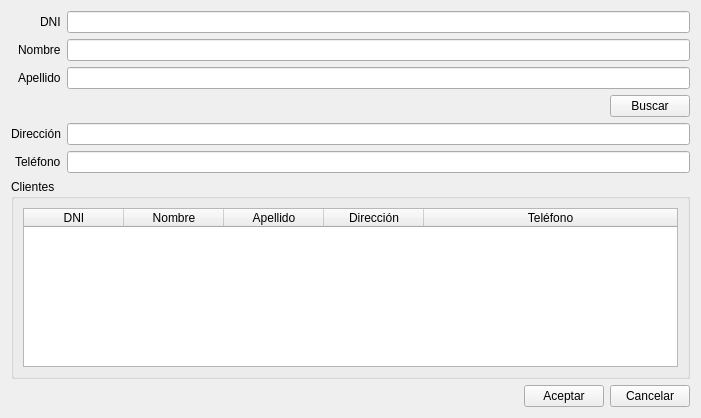
<?xml version="1.0" encoding="UTF-8"?>
<ui version="4.0">
 <class>vtnCliente</class>
 <widget class="QWidget" name="vtnCliente">
  <property name="geometry">
   <rect>
    <x>0</x>
    <y>0</y>
    <width>701</width>
    <height>418</height>
   </rect>
  </property>
  <property name="windowTitle">
   <string>Form</string>
  </property>
  <layout class="QFormLayout" name="formLayout">
   <property name="fieldGrowthPolicy">
    <enum>QFormLayout::AllNonFixedFieldsGrow</enum>
   </property>
   <property name="labelAlignment">
    <set>Qt::AlignRight|Qt::AlignTrailing|Qt::AlignVCenter</set>
   </property>
   <item row="0" column="0">
    <widget class="QLabel" name="label_2">
     <property name="text">
      <string>DNI</string>
     </property>
    </widget>
   </item>
   <item row="0" column="1">
    <widget class="QLineEdit" name="lineDni">
     <property name="accessibleDescription">
      <string>dni</string>
     </property>
    </widget>
   </item>
   <item row="1" column="0">
    <widget class="QLabel" name="label_5">
     <property name="text">
      <string>Nombre</string>
     </property>
    </widget>
   </item>
   <item row="1" column="1">
    <widget class="QLineEdit" name="lineNombre">
     <property name="accessibleDescription">
      <string>nya</string>
     </property>
    </widget>
   </item>
   <item row="2" column="0">
    <widget class="QLabel" name="label">
     <property name="text">
      <string>Apellido</string>
     </property>
    </widget>
   </item>
   <item row="2" column="1">
    <widget class="QLineEdit" name="lineApellido">
     <property name="accessibleDescription">
      <string>nya</string>
     </property>
    </widget>
   </item>
   <item row="4" column="0">
    <widget class="QLabel" name="label_3">
     <property name="text">
      <string>Dirección</string>
     </property>
    </widget>
   </item>
   <item row="4" column="1">
    <widget class="QLineEdit" name="lineDireccion">
     <property name="accessibleDescription">
      <string>direccion</string>
     </property>
    </widget>
   </item>
   <item row="7" column="0" colspan="2">
    <widget class="QGroupBox" name="groupBuscar">
     <property name="title">
      <string>Clientes</string>
     </property>
     <layout class="QVBoxLayout" name="verticalLayout">
      <item>
       <widget class="QTableWidget" name="tableClientes">
        <property name="editTriggers">
         <set>QAbstractItemView::NoEditTriggers</set>
        </property>
        <property name="selectionMode">
         <enum>QAbstractItemView::SingleSelection</enum>
        </property>
        <property name="selectionBehavior">
         <enum>QAbstractItemView::SelectRows</enum>
        </property>
        <attribute name="horizontalHeaderStretchLastSection">
         <bool>true</bool>
        </attribute>
        <column>
         <property name="text">
          <string>DNI</string>
         </property>
        </column>
        <column>
         <property name="text">
          <string>Nombre</string>
         </property>
        </column>
        <column>
         <property name="text">
          <string>Apellido</string>
         </property>
        </column>
        <column>
         <property name="text">
          <string>Dirección</string>
         </property>
        </column>
        <column>
         <property name="text">
          <string>Teléfono</string>
         </property>
        </column>
       </widget>
      </item>
     </layout>
    </widget>
   </item>
   <item row="8" column="0" colspan="2">
    <layout class="QHBoxLayout" name="horizontalLayout">
     <item>
      <spacer name="horizontalSpacer">
       <property name="orientation">
        <enum>Qt::Horizontal</enum>
       </property>
       <property name="sizeHint" stdset="0">
        <size>
         <width>40</width>
         <height>20</height>
        </size>
       </property>
      </spacer>
     </item>
     <item>
      <widget class="QPushButton" name="btnAceptar">
       <property name="text">
        <string>Aceptar</string>
       </property>
      </widget>
     </item>
     <item>
      <widget class="QPushButton" name="btnCancelar">
       <property name="text">
        <string>Cancelar</string>
       </property>
      </widget>
     </item>
    </layout>
   </item>
   <item row="5" column="1">
    <widget class="QLineEdit" name="lineTelefono">
     <property name="enabled">
      <bool>true</bool>
     </property>
     <property name="accessibleDescription">
      <string>telefono</string>
     </property>
    </widget>
   </item>
   <item row="5" column="0">
    <widget class="QLabel" name="label_4">
     <property name="text">
      <string>Teléfono</string>
     </property>
    </widget>
   </item>
   <item row="3" column="1">
    <layout class="QHBoxLayout" name="horizontalLayout_2">
     <item>
      <spacer name="horizontalSpacer_2">
       <property name="orientation">
        <enum>Qt::Horizontal</enum>
       </property>
       <property name="sizeHint" stdset="0">
        <size>
         <width>40</width>
         <height>20</height>
        </size>
       </property>
      </spacer>
     </item>
     <item>
      <widget class="QPushButton" name="btnBuscar">
       <property name="text">
        <string>Buscar</string>
       </property>
      </widget>
     </item>
    </layout>
   </item>
  </layout>
 </widget>
 <tabstops>
  <tabstop>lineDni</tabstop>
  <tabstop>lineNombre</tabstop>
  <tabstop>lineApellido</tabstop>
  <tabstop>btnBuscar</tabstop>
  <tabstop>lineDireccion</tabstop>
  <tabstop>lineTelefono</tabstop>
  <tabstop>tableClientes</tabstop>
  <tabstop>btnAceptar</tabstop>
  <tabstop>btnCancelar</tabstop>
 </tabstops>
 <resources/>
 <connections/>
</ui>
